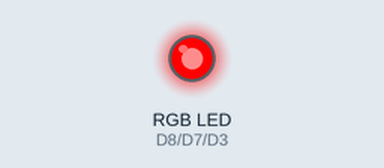
A sketch run on a simulated ESP8266 (NodeMCU). On the bench: an RGB LED mixed from three pins (HIGH = lit).

Above: at 0.5 s.
At 1.5 s:
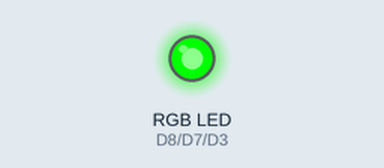
At 5.5 s:
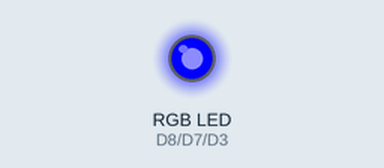
Timing chart, 0 to 6.9 s (numbered marks = the images above):
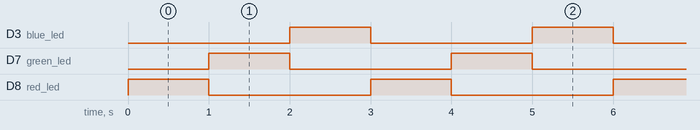

The sketch:

rgb.ino
```cpp
byte red_led = D8;
byte green_led = D7;
byte blue_led = D3;


void setup() {
  // put your setup code here, to run once:
  pinMode(red_led, OUTPUT);
  pinMode(green_led, OUTPUT);
  pinMode(blue_led, OUTPUT);

}

void loop() {
  // put your main code here, to run repeatedly:
  digitalWrite(blue_led, LOW);
  digitalWrite(red_led, HIGH);
  delay(1000);
  digitalWrite(red_led, LOW);
  digitalWrite(green_led, HIGH);
  delay(1000);
  digitalWrite(green_led, LOW);
  digitalWrite(blue_led, HIGH);
  delay(1000);

}
```

Measured:
- by itself, D3 (blue_led), D7 (green_led), D8 (red_led): alternates HIGH for 1.0 s and LOW for 2.0 s
- by itself, everything shown: repeats every 3.0 s, in 3 steps
